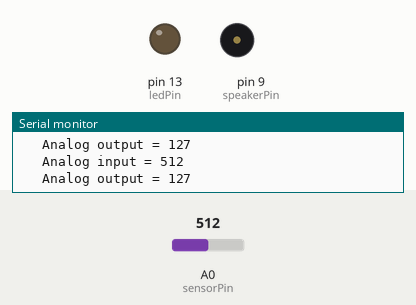
Bench run of a sketch on a simulated Arduino Uno, built with avr-gcc and run on an emulated ATmega328P. Parts: output pins drawn as LEDs (lit = HIGH), buzzer (waves = sounding, pin HIGH), the last lines printed to the serial monitor. The inputs (shaded band) are chosen by the test bench; at power-on: A0 (sensorPin) = 512.

Above: at 1.2 s.
1.3 s: A0 (sensorPin) set to 529
At 1.7 s:
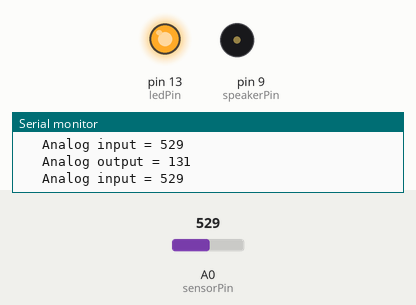
2.8 s: A0 (sensorPin) set to 511
At 3.9 s:
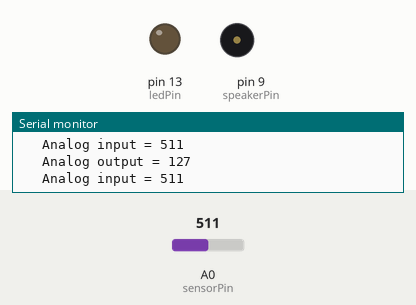
4.3 s: A0 (sensorPin) set to 716
At 5.0 s:
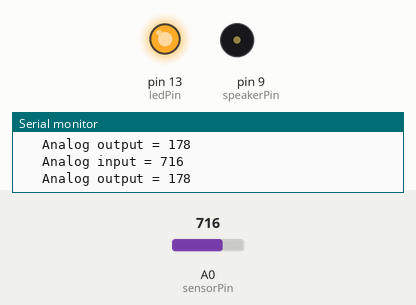
Timing chart, 0 to 7.3 s (numbered marks = the images above; inputs shaded):
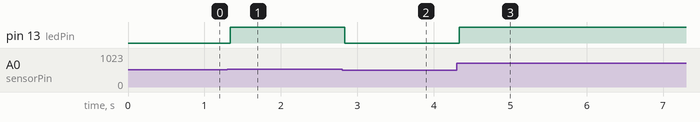

Measured:
- the behaviour switches between 513 and 514 on A0 (sensorPin) (found by bisection; images 0 and 1)
- after the input at 1.3 s, pin 13 (ledPin): LOW → HIGH at once
- after the input at 2.8 s, pin 13 (ledPin): HIGH → LOW at once
- after the input at 4.3 s, pin 13 (ledPin): LOW → HIGH at once

The sketch:

pressure_sensor.ino
```cpp
int sensorPin = A0;   //sensor on the Arduino analog 0
int speakerPin = 9;   //speaker on Arduino pin 9
int ledPin = 13;      //led on Arduino pin ~13

//minimum and maximum values detected by the sensor
//it may depend on the sensor and circuit
//you can test them empirically
int minValue = 0;
int maxValue = 1023;

void setup()
{
  //setting the digital
  pinMode(speakerPin, OUTPUT);
  Serial.begin(9600);
}

void loop()
{
    int sensorValue = analogRead(sensorPin);

    //for the LED in PWM (light intensity) the value I read needs to be mapped to 0-255
    int output = map(sensorValue, minValue, maxValue, 0, 255);

    //send it to the pin
    analogWrite(ledPin, output);


    //print it to the console
    Serial.print("\t Analog input = ");
    Serial.println(sensorValue);

    Serial.print("\t Analog output = ");
    Serial.println(output);

}
```
